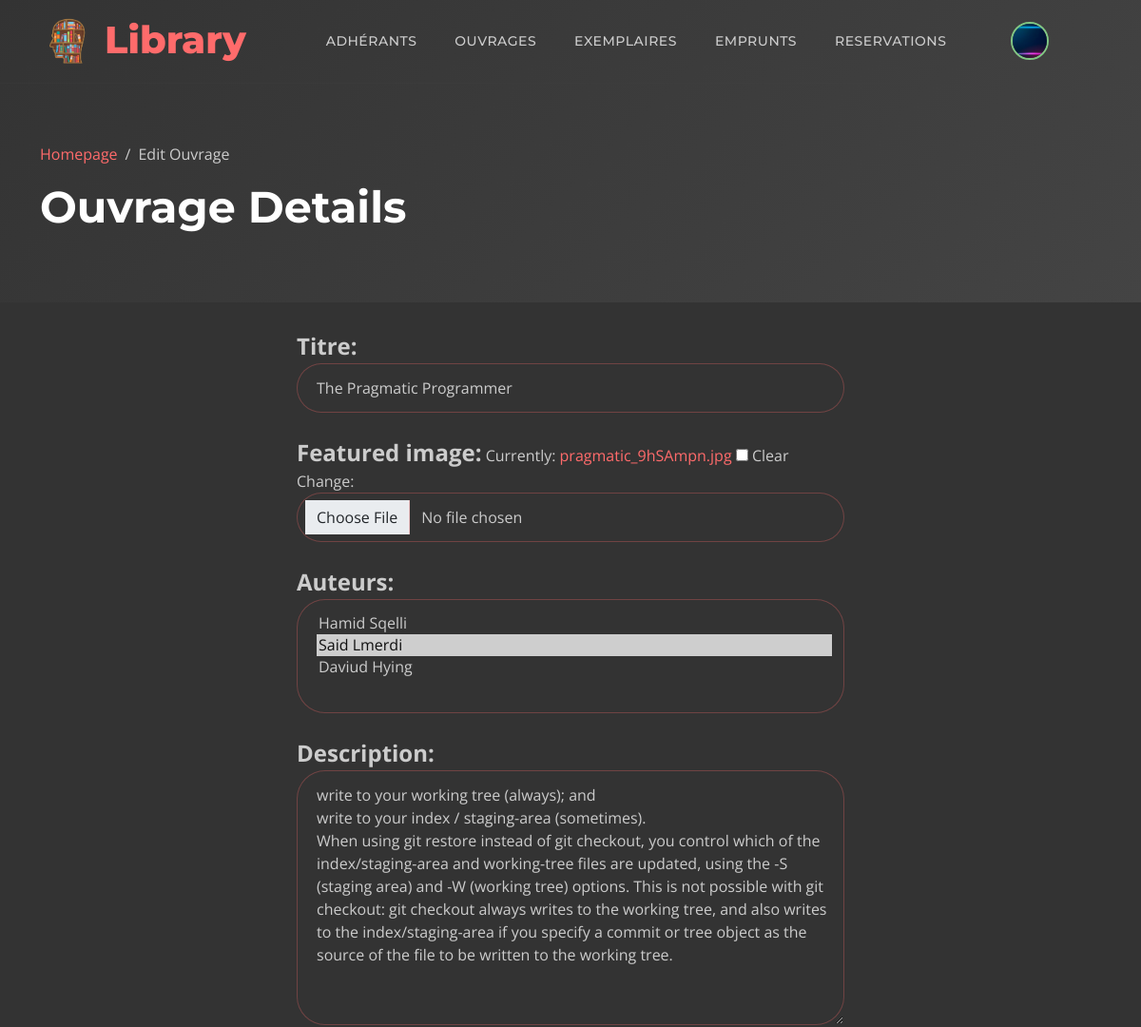
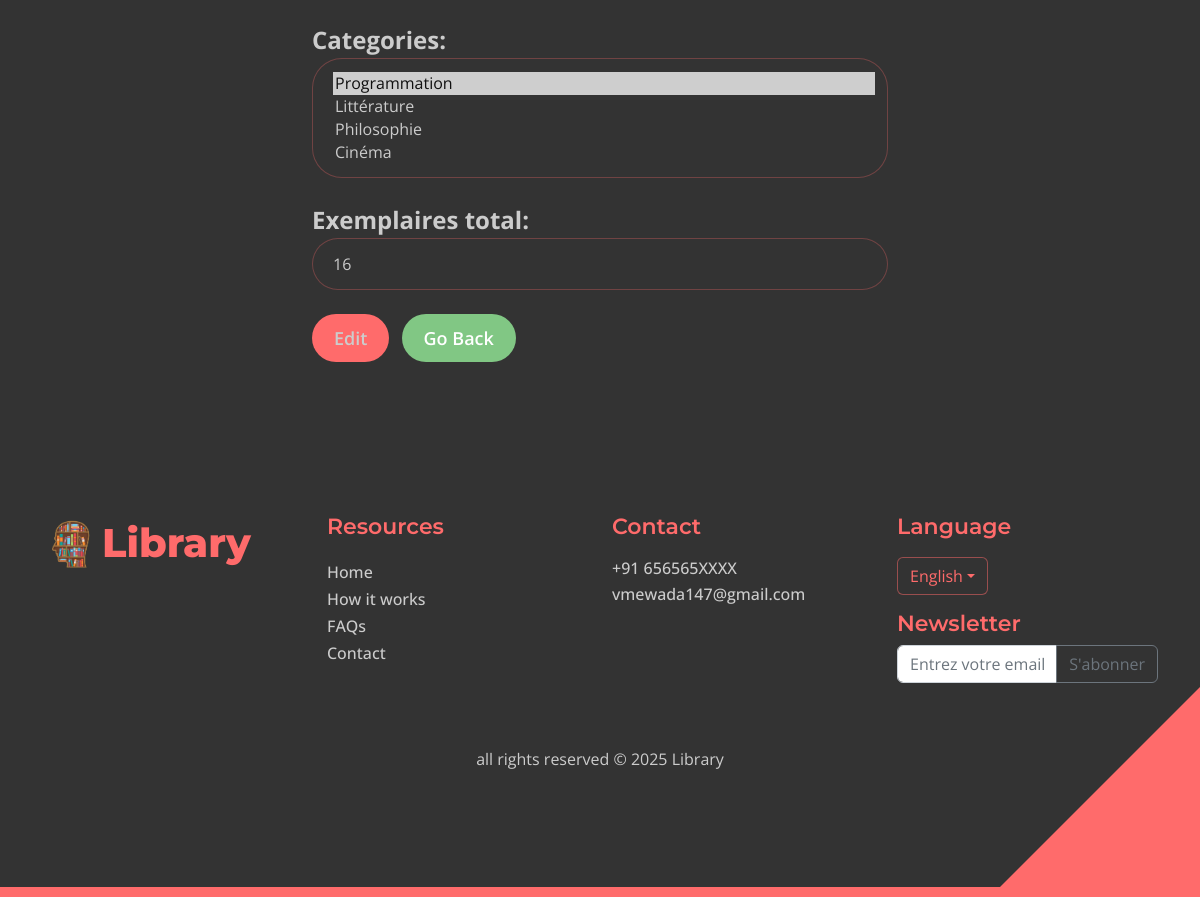
Page /update-ouvrage/df494557-a45e-490a-a0f9-41aaaf838cc2 (signed in) on the committed database (2 pictures, top to bottom).
### adherants/models.py (models this page shows, shortened)
class Profile(models.Model):
    user = models.OneToOneField(User, on_delete=models.CASCADE, null=True, blank=True)
    prenom = models.CharField(max_length=255, blank=True, null=True)
    nom = models.CharField(max_length=255, blank=True, null=True)
    email = models.EmailField(max_length=500, blank=True, null=True)
    username = models.CharField(max_length=200, blank=True, null=True)
    CNI = models.CharField(max_length=200, blank=True, null=True)
    profile_image = models.ImageField(null=True, blank=True, upload_to='profiles/', default="profiles/user-default.png")
    departement = models.CharField(max_length=200, blank=True, null=True)
    filiere = models.CharField(max_length=200, blank=True, null=True)
    CNE = models.CharField(max_length=200, blank=True, null=True)
    semestre = models.CharField(max_length=200, blank=True, null=True)
    sexe = models.CharField(max_length=200, blank=True, null=True)
    phonenumber = models.CharField(max_length=200, blank=True, null=True)
    created = models.DateTimeField(auto_now_add=True)
    id = models.UUIDField(default=uuid.uuid4, unique=True,
                          primary_key=True, editable=False)

### ouvrages/models.py (models this page shows, shortened)
class Ouvrage(models.Model):
    id = models.UUIDField(default=uuid.uuid4, unique=True, primary_key=True, editable=False)
    titre = models.CharField(max_length=200)
    auteurs = models.ManyToManyField('Auteur', blank=True)
    featured_image = models.ImageField(null=True, blank=True, default="default.jpg")
    description = models.TextField(blank=True)
    categories = models.ManyToManyField('Categorie', blank=True)
    recommended = models.BooleanField(default=False, blank=True)
    exemplaires_total = models.IntegerField(default=0, null=True, blank=True)
    vote_total = models.IntegerField(default=0, null=True, blank=True)
    vote_ratio = models.IntegerField(default=0, null=True, blank=True)
    date_achat = models.DateTimeField(auto_now_add=True)
    class Meta:
        ordering = ['-vote_ratio', '-vote_total', 'titre']

### ouvrages/views.py (the view)
# urls.py: path('update-ouvrage/<str:pk>', views.updateOuvrage, name="update-ouvrage"),
def updateOuvrage(request, pk):
    page = 'edit'
    ouvrage = get_object_or_404(Ouvrage, id=pk)
    form = OuvrageForm(instance=ouvrage)
    if request.method == 'POST':
        form = OuvrageForm(request.POST, request.FILES ,instance=ouvrage)
        if form.is_valid():
            form.save()
            return redirect('ouvrages:browse')
    context = {'form': form, 'page': page}
    return render(request, 'ouvrages/ouvrage_form.html', context)

### ouvrages/forms.py
class OuvrageForm(ModelForm):
    class Meta:
        model = Ouvrage
        fields = ['titre','featured_image', 'auteurs', 'description', 'categories', 'exemplaires_total']
        widgets = {
            'categories': forms.SelectMultiple(),
            'auteurs': forms.SelectMultiple(),  # Change here
        }
    def __init__(self, *args, **kwargs):
        super(OuvrageForm, self).__init__(*args, **kwargs)
        self.fields['titre'].widget.attrs.update({'class': 'form-control', 'placeholder': 'Ajouter un titre'})
        self.fields['description'].widget.attrs.update({'class': 'form-control', 'placeholder': 'Ajouter une description', 'style': 'border-radius: 30px'})
        self.fields['exemplaires_total'].widget.attrs.update({'class': 'form-control'})
        self.fields['featured_image'].widget.attrs.update({'class': 'form-control'})
        self.fields['auteurs'].widget.attrs.update({'class': 'form-control', 'style': 'border-radius: 30px'})
        self.fields['categories'].widget.attrs.update({'class': 'form-control', 'style': 'border-radius: 30px'})

### ouvrages/models.py (called while the page is built)
    def __str__(self):
        return self.name

    def __str__(self):
        return f"{self.nomComplet}"

### ouvrages/templates/ouvrages/ouvrage_form.html (shortened to what this page needs)
{% extends "main.html" %}
{% block content %}
{% load static %}
<header class="site-header d-flex flex-column justify-content-center align-items-center">
    <div class="container">
        <div class="row align-items-center">
            <div class="col-lg-5 col-12">
                <nav aria-label="breadcrumb">
                    <ol class="breadcrumb">
                        <li class="breadcrumb-item"><a href="{% url 'ouvrages:index'%}">Homepage</a></li>
                        {% if page == 'edit' %}
                        <li class="breadcrumb-item active" aria-current="page">Edit Ouvrage</li>
                        {% endif %}
                    </ol>
                </nav>
                {% if page == 'edit' %}
                <h2 class="text-white">Ouvrage Details</h2>
                {% endif %}
            </div>
        </div>
    </div>
</header>
<section class="pt-lg-3 pb-lg-5 section-bg col-12 col-lg-12 justify-content-start align-items-center">
    <div class="container col-6">
        <form action="" method="POST" enctype="multipart/form-data" role="form" class="custom-form mt-2 pt-1 pb-1 mb-lg-0 mb-2">
            {% for field in form%}
            <div style="margin-bottom: 1.5rem;">
                <label class="fw-bold fs-4">{{field.label}}:</label>
                {{field}}
            </div>
            {% endfor %}
            {% if page == 'edit' %}
            <input type="submit" value="Edit" class="btn custom-btn smoothscroll me-2"/>
            {% endif %}
            <a href="{% url 'ouvrages:browse' %}" class="btn mybtn custom-border-btn  smoothscroll me-2">Go Back</a>
        </form>
    </div>
</section>
{% endblock content %}

### templates/navbar.html (shortened to what this page needs)
{% load static %}
<nav class="navbar navbar-expand-lg">
    <div class="container">
        <a class="navbar-brand" href="{% url 'ouvrages:index'%}#section_1">
            <div class="d-flex justify-content-around align-content-center">
                <img src="{% static 'images/logoo.png'%}" class="navbar-logo"/>
                <h6 class="navbar-title">Library</h6>
            </div>
        </a>
        <div class="collapse navbar-collapse" id="navbarNav">
            <ul class="navbar-nav ms-lg-5">
                {% if user.is_staff %}
                <li class="nav-item">
                    <a class="nav-link click-scroll" href="{% url 'profiles'%}">Adhérants</a>
                </li>
                <li class="nav-item">
                    <a class="nav-link click-scroll" href="{% url 'ouvrages:browse'%}">Ouvrages</a>
                </li>
                <li class="nav-item">
                    <a class="nav-link click-scroll" href="{% url 'ouvrages:exemplaires' %}">Exemplaires</a>
                </li>
                <li class="nav-item">
                    <a class="nav-link click-scroll" href="{% url 'ouvrages:emprunt' %}">Emprunts</a>
                </li>
                <li class="nav-item">
                    <a class="nav-link click-scroll" href="{% url 'ouvrages:list_reservations' %}">Reservations</a>
                </li>
                {%endif%}
            </ul>
            <div class="d-none d-lg-block ms-lg-4">
                <div class="nav-item dropdown">
                    {% if user.is_authenticated %}
                        <a href="#" class="ms-lg-4" id="navbarLightDropdownMenuLink" role="button" data-bs-toggle="dropdown" aria-expanded="false">
                            <img src="{{ user.profile.profile_image.url }}" class="avatar avatar-sm nav-link navbar-icon bi-person smoothscroll">
                        </a>
                    {% else %}
                        <a class="nav-link navbar-icon bi-person smoothscroll ms-lg-4" href="#" id="navbarLightDropdownMenuLink" role="button" data-bs-toggle="dropdown" aria-expanded="false">
                        </a>
                    {% endif %}
                </div>
            </div>
        </div>
    </div>
</nav>

### static/css/templatemo-topic-listing.css (style rules this page uses)
:root { --white-color: #CCCCCC; --primary-color: #FF6B6B; --secondary-color: #FFD166; --section-bg-color: #333333; --custom-btn-bg-color: #FF6B6B; --custom-btn-bg-hover-color: #FFD166; --dark-color: #FF6B6B; --p-color: #CCCCCC; --border-color: #444444; --link-hover-color: #FFD166; --body-font-family: 'Open Sans', sans-serif; --title-font-family: 'Montserrat', sans-serif; --h1-font-size: 58px; --h2-font-size: 46px; --h3-font-size: 32px; --h4-font-size: 28px; --h5-font-size: 24px; --h6-font-size: 22px; --p-font-size: 20px; --menu-font-size: 14px; --btn-font-size: 18px; --copyright-font-size: 16px; --border-radius-large: 100px; --border-radius-medium: 20px; --border-radius-small: 10px; --font-weight-normal: 400; --font-weight-medium: 500; --font-weight-semibold: 600; --font-weight-bold: 700; }
body { background-color: #333333; font-family: var(--body-font-family); color: var(--white-color); }
h2, h3, h4, h5, h6 { color: var(--dark-color); }
h1, h2, h3, h4, h5, h6 { font-family: var(--title-font-family); font-weight: var(--font-weight-semibold); }
h2 { font-size: var(--h2-font-size); font-weight: var(--font-weight-bold); }
h6 { color: var(--primary-color); font-size: var(--h6-font-size); }
ul li { color: var(--p-color); font-size: var(--p-font-size); font-weight: var(--font-weight-normal); }
a, button { touch-action: manipulation; transition: all 0.3s; }
a { display: inline-block; color: var(--primary-color); text-decoration: none; }
.section-bg { background-color: var(--section-bg-color); }
.custom-btn { background: var(--custom-btn-bg-color); border: 2px solid transparent; border-radius: var(--border-radius-large); color: var(--white-color); font-size: var(--btn-font-size); font-weight: var(--font-weight-semibold); line-height: normal; transition: all 0.3s; padding: 10px 20px; }
.custom-border-btn { background: transparent; border: 2px solid var(--custom-btn-bg-color); color: var(--custom-btn-bg-color); }
.site-header { background: linear-gradient(135deg, #333333 0%, #444444 100%); padding-top: 150px; padding-bottom: 80px; }
.site-header .container { height: 100%; }
.breadcrumb-item+.breadcrumb-item::before, .breadcrumb-item a:hover, .breadcrumb-item.active { color: var(--white-color); }
.navbar { background: transparent; border-bottom: 1px solid rgba(68, 68, 68, 0.2); z-index: 9; }
.navbar-brand, .navbar-brand:hover { font-size: var(--h3-font-size); font-weight: var(--font-weight-bold); display: block; color: var(--white-color); }
.navbar-expand-lg .navbar-nav .nav-link { border-radius: var(--border-radius-large); margin: 10px; padding: 10px; }
.navbar-nav .nav-link { display: inline-block; color: var(--white-color); font-family: var(--title-font-family); font-size: var(--menu-font-size); font-weight: var(--font-weight-medium); text-transform: uppercase; letter-spacing: 0.5px; position: relative; padding-top: 15px; padding-bottom: 15px; }
.navbar-icon { background: rgba(68, 68, 68, 0.2); border-radius: var(--border-radius-large); display: inline-block; font-size: var(--h5-font-size); width: 40px; height: 40px; line-height: 40px; text-align: center; transition: all 0.3s ease; color: var(--primary-color); border: 1px solid rgba(68, 68, 68, 0.5); }
.topics-listing-page .site-header { padding-bottom: 65px; }
.custom-form .form-control { background-color: #333333; border: 1px solid rgba(255, 107, 107, 0.3); border-radius: var(--border-radius-large); color: var(--white-color); margin-bottom: 24px; padding-top: 13px; padding-bottom: 13px; padding-left: 20px; outline: none; }

### static/css/style.css (style rules this page uses)
.avatar { border-radius: 50%; border: 2px solid #81C784; object-fit: cover; }
.mybtn { background: #81C784; border: 2px solid transparent; border-radius: 100px; color: #ffffff; font-size: 18px; font-weight: 600; line-height: normal; transition: all 0.3s; padding: 10px 20px; }
.navbar-logo { height: 60px; width: auto; margin-top: auto; margin-right: 0.5rem; }
.navbar-title { margin-top: 0.3rem; font-size: 2.5rem; font-weight: 800; }

### rows in the picture
Ouvrage: form "The Pragmatic Programmer" "write to your working tree (always); and write to your index / staging-area (sometimes). When using git restore instead of git checkout, you control which of the index/staging-area and working-tree files are updated, using the -S (staging area) and -W (working tree) options. This is not possible with git checkout: git checkout always writes to the working tree, and also writes to the index/staging-area if you specify a commit or tree object as the source of the file to be written to the working tree." "16"

### other values in the picture
{{ field.label }} "Titre" "Featured image" "Auteurs" "Description" "Categories" "Exemplaires total"
